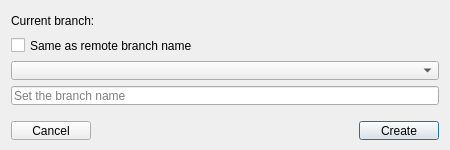
<?xml version="1.0" encoding="UTF-8"?>
<ui version="4.0">
 <class>BranchDlg</class>
 <widget class="QDialog" name="BranchDlg">
  <property name="geometry">
   <rect>
    <x>0</x>
    <y>0</y>
    <width>450</width>
    <height>150</height>
   </rect>
  </property>
  <property name="minimumSize">
   <size>
    <width>450</width>
    <height>150</height>
   </size>
  </property>
  <property name="maximumSize">
   <size>
    <width>450</width>
    <height>150</height>
   </size>
  </property>
  <property name="windowTitle">
   <string>Dialog</string>
  </property>
  <layout class="QGridLayout" name="gridLayout">
   <item row="5" column="1">
    <spacer name="horizontalSpacer">
     <property name="orientation">
      <enum>Qt::Horizontal</enum>
     </property>
     <property name="sizeHint" stdset="0">
      <size>
       <width>207</width>
       <height>20</height>
      </size>
     </property>
    </spacer>
   </item>
   <item row="0" column="0" colspan="3">
    <widget class="QFrame" name="currentBranchFrame">
     <property name="sizePolicy">
      <sizepolicy hsizetype="Fixed" vsizetype="Fixed">
       <horstretch>0</horstretch>
       <verstretch>0</verstretch>
      </sizepolicy>
     </property>
     <layout class="QHBoxLayout" name="horizontalLayout">
      <property name="spacing">
       <number>5</number>
      </property>
      <property name="leftMargin">
       <number>0</number>
      </property>
      <property name="topMargin">
       <number>0</number>
      </property>
      <property name="rightMargin">
       <number>0</number>
      </property>
      <property name="bottomMargin">
       <number>0</number>
      </property>
      <item>
       <widget class="QLabel" name="label">
        <property name="text">
         <string>Current branch:</string>
        </property>
       </widget>
      </item>
      <item>
       <widget class="QLabel" name="leOldName">
        <property name="text">
         <string/>
        </property>
       </widget>
      </item>
      <item>
       <spacer name="horizontalSpacer_2">
        <property name="orientation">
         <enum>Qt::Horizontal</enum>
        </property>
        <property name="sizeHint" stdset="0">
         <size>
          <width>40</width>
          <height>20</height>
         </size>
        </property>
       </spacer>
      </item>
     </layout>
    </widget>
   </item>
   <item row="5" column="2">
    <widget class="QPushButton" name="pbAccept">
     <property name="text">
      <string>Create</string>
     </property>
    </widget>
   </item>
   <item row="4" column="0">
    <spacer name="verticalSpacer">
     <property name="orientation">
      <enum>Qt::Vertical</enum>
     </property>
     <property name="sizeType">
      <enum>QSizePolicy::Fixed</enum>
     </property>
     <property name="sizeHint" stdset="0">
      <size>
       <width>10</width>
       <height>10</height>
      </size>
     </property>
    </spacer>
   </item>
   <item row="1" column="0" colspan="3">
    <widget class="CheckBox" name="chbCopyRemote">
     <property name="text">
      <string>Same as remote branch name</string>
     </property>
    </widget>
   </item>
   <item row="3" column="0" colspan="3">
    <widget class="QLineEdit" name="leNewName">
     <property name="placeholderText">
      <string>Set the branch name</string>
     </property>
    </widget>
   </item>
   <item row="5" column="0">
    <widget class="QPushButton" name="pbCancel">
     <property name="text">
      <string>Cancel</string>
     </property>
    </widget>
   </item>
   <item row="2" column="0" colspan="3">
    <widget class="QComboBox" name="cbRemotes"/>
   </item>
  </layout>
 </widget>
 <customwidgets>
  <customwidget>
   <class>CheckBox</class>
   <extends>QCheckBox</extends>
   <header>CheckBox.h</header>
  </customwidget>
 </customwidgets>
 <tabstops>
  <tabstop>leNewName</tabstop>
  <tabstop>pbAccept</tabstop>
  <tabstop>pbCancel</tabstop>
 </tabstops>
 <resources/>
 <connections/>
</ui>
